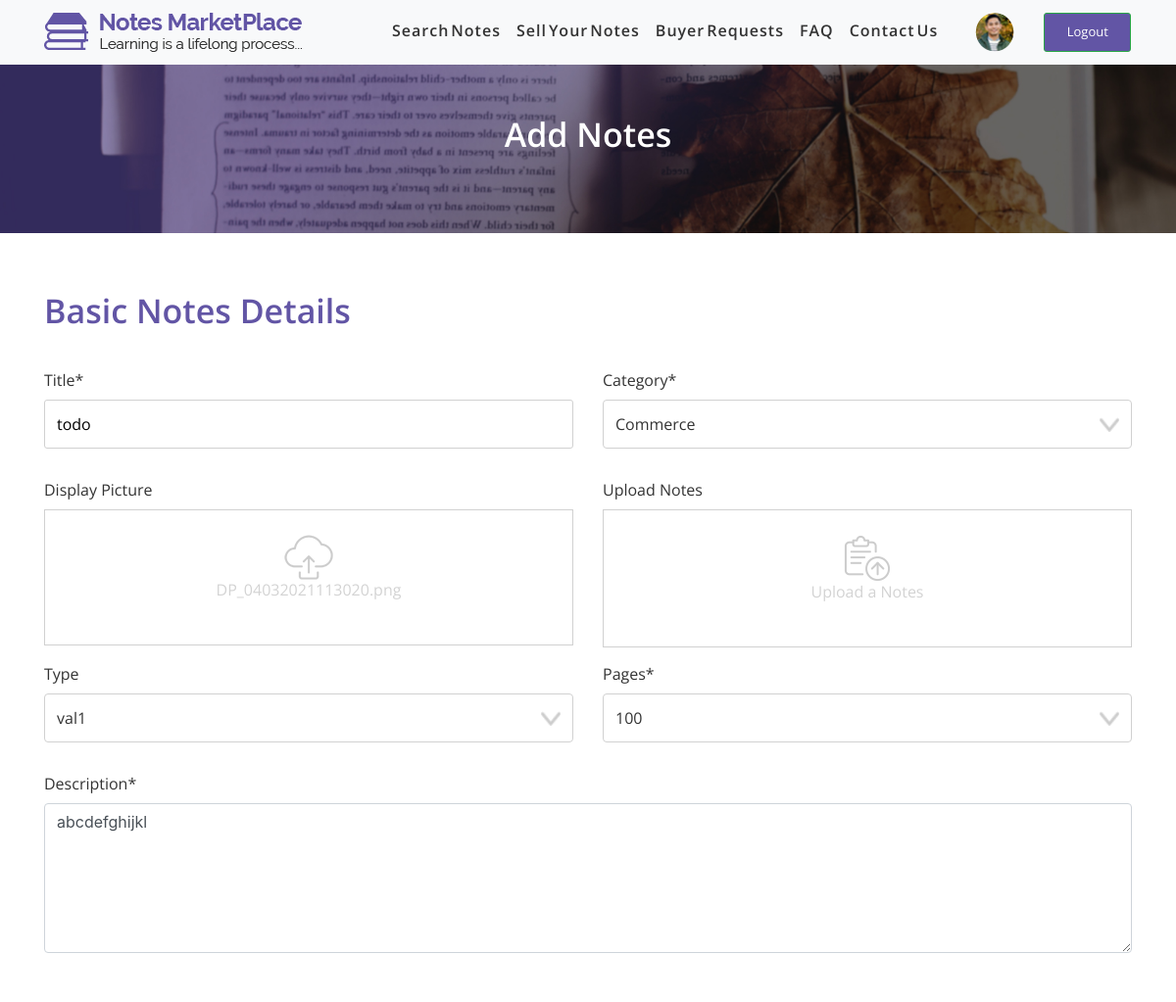
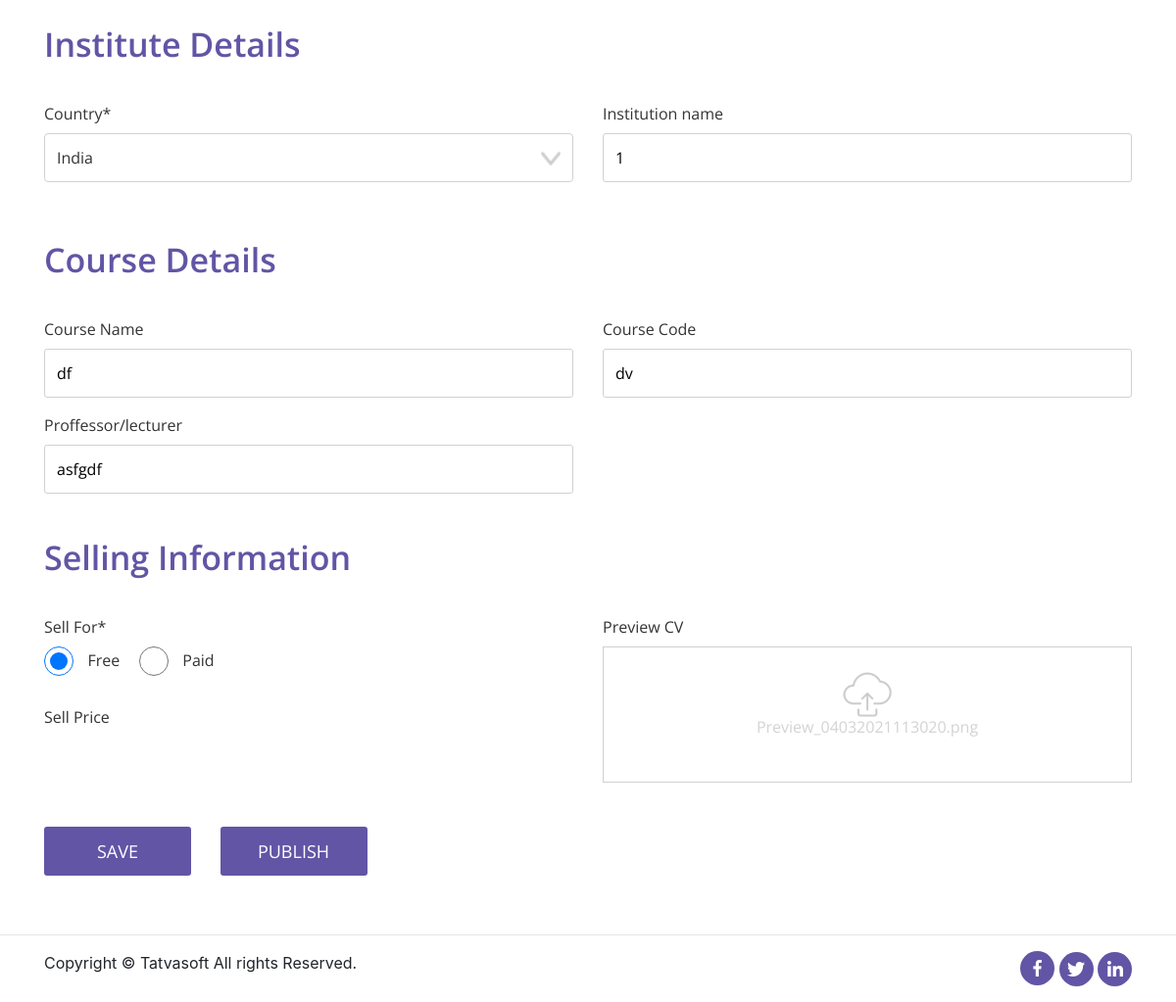
Screenshot of /notesmarketplace/front/edit-notes.php?edit=13 (signed in) with the database file from the repository (2 pictures, top to bottom).
### tables this page shows
CREATE TABLE `sellernotes` (
  `ID` int(11) NOT NULL,
  `SellerID` int(11) NOT NULL,
  `Status` int(11) NOT NULL,
  `ActionedBy` int(11) DEFAULT NULL,
  `AdminRemarks` varchar(1000) DEFAULT NULL,
  `PublishedDate` datetime DEFAULT NULL,
  `Title` varchar(100) NOT NULL,
  `Category` int(11) NOT NULL,
  `DisplayPicture` varchar(500) DEFAULT NULL,
  `NoteType` int(11) DEFAULT NULL,
  `NumberofPages` int(11) DEFAULT NULL,
  `Description` varchar(1000) NOT NULL,
  `UniversityName` varchar(200) DEFAULT NULL,
  `Country` int(11) DEFAULT NULL,
  `Course` varchar(100) DEFAULT NULL,
  `CourseCode` varchar(100) DEFAULT NULL,
  `Professor` varchar(100) DEFAULT NULL,
  `IsPaid` bit(2) NOT NULL,
  `SellingPrice` decimal(10,0) DEFAULT NULL,
  `NotesPreview` varchar(1000) DEFAULT NULL,
  `CreatedDate` datetime DEFAULT NULL,
  `CreatedBy` int(11) DEFAULT NULL,
  `ModifiedDate` datetime DEFAULT NULL,
  `ModifiedBy` int(11) DEFAULT NULL,
  `IsActive` bit(2) NOT NULL DEFAULT b'1'
);

### notesmarketplace/front/edit-notes.php (the view, shortened to what the rows shown need)
<?php
    include "../db.php";
?>
<?php
    if(!(isset($_GET['edit']))){
        header("Location: /notesmarketplace/front/dashboard.php");
    }
    else{
        $note_id = (int)$_GET['edit'];
        $edit_notes = "SELECT * FROM sellernotes WHERE ID='$note_id'";
        $edit_notes_query = mysqli_query($connection,$edit_notes);
        $row = mysqli_fetch_assoc($edit_notes_query);
        $edit_title = $row['Title'];
        $description = $row['Description'];
        $institution_name = $row['UniversityName'];
        $course = $row['Course'];
        $course_code = $row['CourseCode'];
        $professor = $row['Professor'];
        $sell = $row['IsPaid'];
        $edit_dp = $row['DisplayPicture'];
        $edit_cv = $row['NotesPreview'];
        $flag = 1;
    }
?>
<!DOCTYPE html>
<html lang="en">
<head>
    <link rel="stylesheet" href="css/font-awesome/css/font-awesome.min.css">
    <link rel="stylesheet" href="css/bootstrap/bootstrap.min.css">
    <link rel="stylesheet" href="css/add-notes/add-notes.css">
    <link rel="stylesheet" href="css/add-notes/responsive.css">
</head>
<body>
    <section id="bg-image" class="my-5">
        <div class="container">
            <div class="row">
                <div class="col-md-12 text-center">
                    <h2 id="title">Add Notes</h2>
                </div>
            </div>
        </div>
    </section>
    <div class="container">
        <section id="add-notes">
            <form action="" method="post" enctype="multipart/form-data" id="myform">
                <div class="basic-notes-form">
                    <div class="row">
                        <div class="col-md-12 col-sm-12 col-12">
                            <div class="heading">
                                <h2>Basic Notes Details</h2>
                            </div>
                        </div>
                        <div class="col-md-6 col-sm-6 col-6">
                            <div class="form-group">
                                <label for="notes-title">Title*</label>
                                <input type="text" class="form-control" id="notes-title"
                                    placeholder="Enter your notes title" name="title" <?php if(isset($flag)){echo "value=$edit_title";} ?>>
                            </div>
                        </div>
                        <div class="col-md-6 col-sm-12 col-12">
                            <div class="row">
                                <div class="col-md-12 col-sm-12 col-12 text-center">
                                    <div class="add-border">
                                    <label for="dp" class="upload-profile">
                                        <img src="images/images/upload-file.png">
                                        <p style="color: lightgray;" id="picture-name"><?php echo $edit_dp; ?></p>
                                    </label>
                                </div>
                                </div>
                            </div>
                        </div>
                        <div class="col-md-12 col-sm-12 col-12">
                            <div class="form-group">
                                <label for="description" id="description">Description*</label>
                                <textarea class="form-control" id="description"
                                    placeholder="Enter your Description" name="description"><?php if(isset($flag)){echo $description;} ?></textarea>
                            </div>
                        </div>
                    </div>
                </div>
                <div class="institute-information-form">
                    <div class="row">
                        <div class="col-md-12 col-sm-12 col-12">
                            <div class="heading">
                                <h2>Institute Details</h2>
                            </div>
                        </div>
                        <div class="col-md-6 col-sm-6 col-6">
                            <div class="form-group">
                                <label for="institute-name">Institution name</label>
                                <input type="text" class="form-control" id="institute-name"
                                    placeholder="Enter your institute name" name="institutename" <?php if(isset($flag)){echo "value=$institution_name";} ?>>
                            </div>
                        </div>
                    </div>
                </div>
                <div class="course-information-form">
                    <div class="row">
                        <div class="col-md-12 col-sm-12 col-12">
                            <div class="heading">
                                <h2>Course Details</h2>
                            </div>
                        </div>
                        <div class="col-md-6 col-sm-6 col-6">
                            <div class="form-group">
                                <label for="course-name">Course Name</label>
                                <input type="text" class="form-control" id="course-name"
                                    placeholder="Enter your course name" name="coursename" <?php if(isset($flag)){echo "value=$course";} ?>>
                            </div>
                        </div>
                        <div class="col-md-6 col-sm-6 col-6">
                            <div class="form-group">
                                <label for="course-code">Course Code</label>
                                <input type="text" class="form-control" id="course-code"
                                    placeholder="Enter your course code" name="coursecode" <?php if(isset($flag)){echo "value=$course_code";} ?>>
                            </div>
                        </div>
                        <div class="col-md-6 col-sm-6 col-6">
                            <div class="form-group">
                                <label for="proffessor">Proffessor/lecturer</label>
                                <input type="text" class="form-control" id="professor"
                                    placeholder="Enter your proffessor name" name="lecturer" <?php if(isset($flag)){echo "value=$professor";} ?>>
                            </div>
                        </div>
                    </div>
                </div>
                <div class="selling-information">
                    <div class="row">
                        <div class="col-md-12 col-sm-12 col-12">
                            <div class="heading">
                                <h2>Selling Information</h2>
                            </div>
                        </div>
                        <div class="col-md-6 col-sm-12 col-12">
                            <div class="row">
                                <div class="col-md-12 col-sm-12 col-12">
                                    <label for="sell" id="#sell">Sell For*</label><br>
                                    <input type="radio" id="free" name="sell" value="0" <?php if($sell == 0){echo "checked";}?>>
                                    <label for="free" id="free-lbl">Free</label>
                                    <input type="radio" id="paid" name="sell" value="1" <?php if($sell == 1){echo "checked";}?>>
                                    <label for="paid" id="paid-lbl">Paid</label>
                                </div>
                            </div>
                        </div>
                        <div class="col-md-6 col-sm-12 col-12">
                            <div class="row">
                                <div class="col-md-12 col-sm-12 col-12 text-center">
                                    <div class="add-border">
                                    <label for="upload-file" class="upload-profile">
                                        <img src="images/images/upload-file.png">
                                        <p style="color: lightgray;" id="cv_name"><?php echo $edit_cv; ?></p>
                                    </label>
                                </div>
                                </div>
                            </div>
                        </div>
                    </div>
                </div>
            </form>
        </section>
    </div>
</body>
</html>

### rows the page displays
sellernotes: title "todo", DisplayPicture "DP_04032021113020.png", description "abcdefghijkl", institutename "1", coursename "df", coursecode "dv", lecturer "asfgdf", IsPaid "☑ Free", IsPaid "☐ Paid", NotesPreview "Preview_04032021113020.png"

### other values shown
form field category "Commerce"
form field note_type "val1"
form field country "India"
